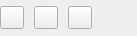
<?xml version="1.0" encoding="UTF-8"?>
<ui version="4.0">
 <class>PresetItemButton</class>
 <widget class="QWidget" name="PresetItemButton">
  <property name="geometry">
   <rect>
    <x>0</x>
    <y>0</y>
    <width>137</width>
    <height>36</height>
   </rect>
  </property>
  <property name="windowTitle">
   <string>Form</string>
  </property>
  <layout class="QHBoxLayout" name="horizontalLayout">
   <property name="spacing">
    <number>10</number>
   </property>
   <property name="leftMargin">
    <number>0</number>
   </property>
   <property name="topMargin">
    <number>0</number>
   </property>
   <property name="rightMargin">
    <number>0</number>
   </property>
   <property name="bottomMargin">
    <number>0</number>
   </property>
   <item>
    <widget class="QToolButton" name="toolButton_play">
     <property name="text">
      <string/>
     </property>
    </widget>
   </item>
   <item>
    <widget class="QToolButton" name="toolButton_save">
     <property name="text">
      <string/>
     </property>
    </widget>
   </item>
   <item>
    <widget class="QToolButton" name="toolButton_delete">
     <property name="text">
      <string/>
     </property>
    </widget>
   </item>
   <item>
    <spacer name="horizontalSpacer">
     <property name="orientation">
      <enum>Qt::Horizontal</enum>
     </property>
     <property name="sizeHint" stdset="0">
      <size>
       <width>0</width>
       <height>0</height>
      </size>
     </property>
    </spacer>
   </item>
  </layout>
 </widget>
 <resources/>
 <connections/>
</ui>
